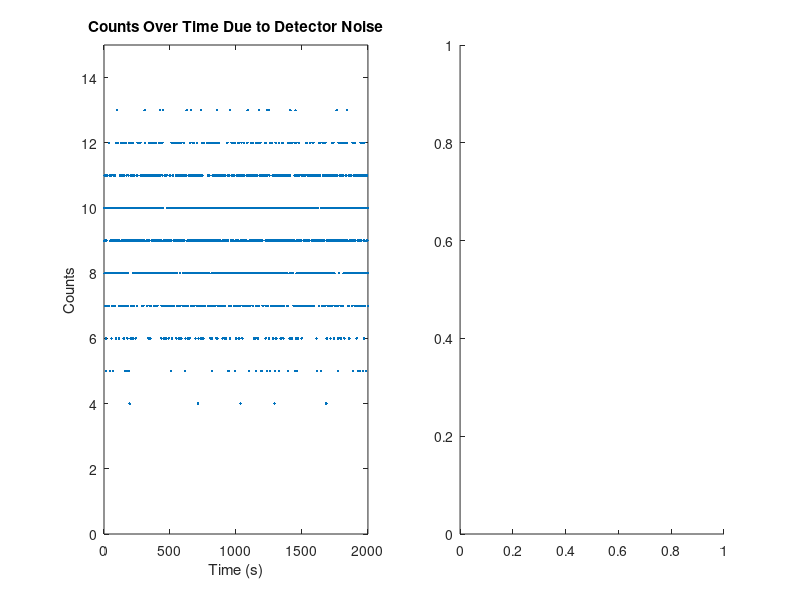

The MATLAB source for this figure: (Note: this script raises an error after producing the figure.)
%% Load data
load data1.mat;
load data2.mat;
load data3.mat;
load data4.mat;

%% Create detector noise plot
figure
set(gcf, "Position", [100,100,1100,400])
subplot(1,2,1)
plot(times1, detector1, '.')
ylim([0,15])
title('Counts Over Time Due to Detector Noise')
xlabel('Time (s)')
ylabel('Counts')

subplot(1,2,2)
histogram(detector1)
title('Distribution of Count Numbers Due to Detector Noise')
xlabel('Counts')
ylabel('Frequency')

text_x = get(gca, 'xlim') - 3;
text_y = get(gca, 'ylim') - 30;
text(text_x(2), text_y(2),"\sigma = " + std(detector1))



%% Create Secular Equilibrium Plot

figure
set(gcf, "Position", [200,300,1100,400])

subplot(1,2,1)
plot(times2, detector2, '.')
xlabel('Time (s)')
ylabel('Counts')
title('Counts Over Time at Secular Equilibrium')

subplot(1,2,2)
histogram(detector2)
title('Distribution of Count Numbers at Secular Equilibrium')
xlabel('Counts')
ylabel('Frequency')

text_x = get(gca, 'xlim') - 150;
text_y = get(gca, 'ylim') - 15;
text(text_x(2), text_y(2),"\sigma = " + std(detector2))



%% Create 137mBa decay plot

% Define curve fitting function
%F1 = @(p, t) p(1) * exp(-p(2) * t);

% Set initial parameters for least squares
%p0 = [7300, 0.004];

% Calculate best fit parameters for the given function
%[plsq, ~,~,~,~] = lsqcurvefit(F1, p0, times3, detector3);

% Plot graph of 137mBa decay data
figure

set(gcf, "Position", [200,300,1100,400])
subplot(1,2,1)
plot(times3, detector3, 'b.')
xlabel('Time (s)')
ylabel('Counts')
title('137mBa Decay')

% Find where the decay is below 2x the noise_level
noise_level = 9;

cutoff = 0;
for i = 1:length(detector3)
    if detector3(i) < (noise_level * 3)
        cutoff = i;
        break;
    end
end

t_lm = times3(1:cutoff);
y_lm = logdet3(1:cutoff);

% Create linear model
decay_model = fitlm(t_lm, y_lm)
c = decay_model.Coefficients{1,1};
c_e = decay_model.Coefficients{1,2};
m = decay_model.Coefficients{2,1};
m_e = decay_model.Coefficients{2,2};

decay_formula = @(t) c + m * t;
decay_str = sprintf('Formula: $\\log(C) = %.4f t + %.4f$', m, c);

% In log-linear coordinates with linear regression
subplot(1,2,2)
plot(times3, logdet3, 'b.')
hold on
plot(t_lm, decay_formula(t_lm), 'r-', 'LineWidth',1)
title('137mBa Decay (Logarithmic)')
xlabel('Time (s)')
ylabel('log(Counts)')
legend('Data', 'Linear Model')

text_x = get(gca, 'xlim') - 1230;
text_y = get(gca, 'ylim') - 1.5;
text(text_x(2),text_y(2),decay_str, 'Interpreter','latex')



%% Create 137mBa Buildup plot
% Define curve fitting function
%F2 = @(p, t) p(1) * (1- exp(-p(2) * t));

% Set initial parameters for least squares
%p0 = [7300, 0.004];

% Calculate best fit parameters for the given function
%[plsq, ~,~,~,~] = lsqcurvefit(F2, p0, times4, detector4)

% Plot a graph of the 137mBa Buildup data
figure
set(gcf, "Position", [200,300,1100,400])

subplot(1,2,1)
plot(times4, detector4, 'b.')
xlabel('Time (s)')
ylabel('Counts')
title('137mBa Buildup')



tp = 30.17*525948.766*60; % T1/2 for 137Cs (in s)
lambda_p = log(2)/tp; % Decay rate constant for 137Cs (s^-1)

td = 2.552*60; % T1/2 for 137mBa (in s)
lambda_d = log(2)/td; % Decay rate constant for 137mBa (s^-1)

C_E = 5e14 * lambda_p/lambda_d * (1-exp(-lambda_d)) * 0.02; % Expected equilibrium count number from simulation
C_0 = 1e7 * 0.02 * (1-exp(-lambda_d)); % Expected initial count number

% Find cutoff for when count number exceeds the equilibrium
cutoff = 0;
for i = 1:length(detector4)
    if detector4(i) > C_E
        cutoff = i - 1;
        break;
    end
end


% logC = zeros(size(detector4));
% for i = 1:length(detector4)
%     if C_E > detector4(i)
%         logC(i) = log((C_E - detector4(i))/(C_E - C_0));
%     end
% end

logC = log((C_E - detector4)/(C_E - C_0));

t_lm = times4(1:cutoff);
y_lm = logC(1:cutoff);

% Create linear model
buildup_model = fitlm(t_lm, y_lm)
c = buildup_model.Coefficients{1,1};
c_e = buildup_model.Coefficients{1,2};
m = buildup_model.Coefficients{2,1};
m_e = buildup_model.Coefficients{2,2};

buildup_formula = @(t) c + m * t;
buildup_str = sprintf('Formula: $\\log\\left(\\frac{C_E - C}{C_E - C_0}\\right) = %.4f t + %.4f$', m, c);



% In log-linear coordinates
subplot(1,2,2)
plot(times4, logC, 'b.');
hold on
plot(t_lm, buildup_formula(t_lm), 'r-', 'LineWidth',1)
title('137mBa Buildup (Logarithmic)')
xlabel('Time (s)')
ylabel('$\log\left(\frac{C_E - C}{C_E - C_0}\right)$', 'Interpreter', 'latex')
legend('Data', 'Linear Model')

text_x = get(gca, 'xlim') - 1430;
text_y = get(gca, 'ylim') - 2.5;
text(text_x(2),text_y(2),buildup_str, 'Interpreter', 'latex')








